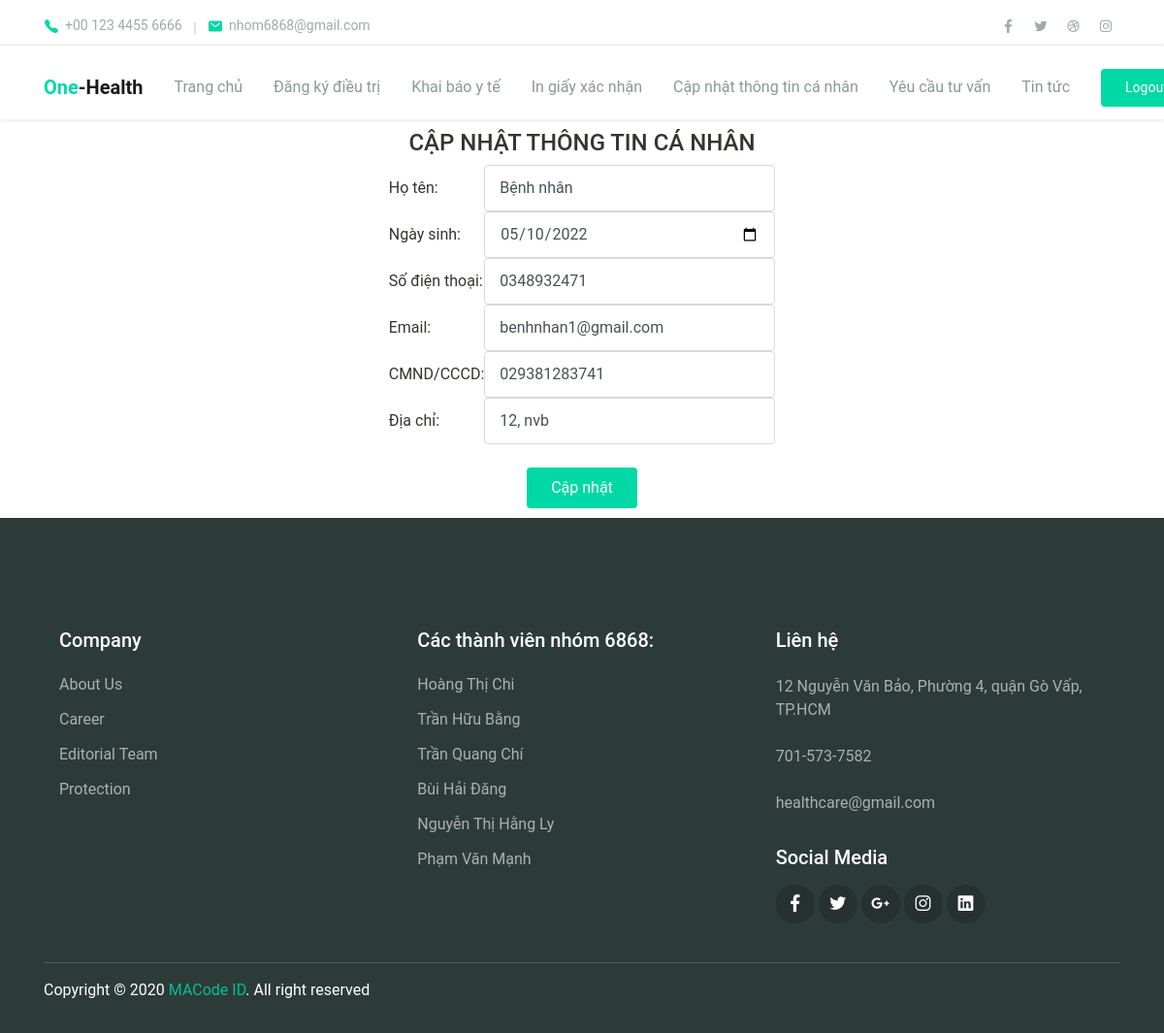
Screenshot of /KTPM/Controller/index.php?act=edit_user (signed in) with the database file from the repository.
### tables this page shows
CREATE TABLE `taikhoan` (
  `MaTaiKhoan` int(11) NOT NULL,
  `TenDangNhap` varchar(50) NOT NULL,
  `MatKhau` varchar(100) NOT NULL,
  `HoTen` varchar(30) DEFAULT NULL,
  `NgaySinh` date DEFAULT NULL,
  `SDT` varchar(15) DEFAULT NULL,
  `Email` varchar(30) NOT NULL,
  `CCCD` varchar(12) DEFAULT NULL,
  `DiaChi` varchar(50) DEFAULT NULL,
  `Role` int(11) NOT NULL,
  `Phuong_BVCongTac` varchar(20) DEFAULT NULL
);

### KTPM/Model/components/Connect.php (called while the page is built, shortened)
<?php
    function connect()
    {
        $servername = "localhost";
        $username = "root";
        $password = "";
        $conn = new PDO("mysql:host=$servername;dbname=covid1", $username, $password,
        array(PDO::MYSQL_ATTR_INIT_COMMAND => "SET NAMES utf8"));
        $conn->setAttribute(PDO::ATTR_ERRMODE, PDO::ERRMODE_EXCEPTION);
        return $conn;
    }
    function getone($sql){
        $conn = connect();
        $stmt = $conn->prepare($sql);
        $stmt->execute();
        $stmt->setFetchMode(PDO::FETCH_ASSOC);
        return $stmt->fetch();
    }
?>

### KTPM/Model/components/Users.php (called while the page is built, shortened)
<?php
function get_user_by_id($user_id)
{
    $sql = "SELECT * FROM taikhoan WHERE MaTaiKhoan = $user_id";
    return getone($sql);
}

### KTPM/view/components/Updateinformation.php (the view)
<center>
<div class="capnhat" style="padding: 10px;">
    <span><h4>CẬP NHẬT THÔNG TIN CÁ NHÂN</h4></span>
    <form action="" method="POST">
        <table>
            <tr>
                <td>Họ tên:</td>
                <td><input type="text" class="form-control" name="name" style="width:300px" value="<?php echo $HoTen?>" required></td>
            </tr>
            <tr>
                <td>Ngày sinh:</td>
                <td><input type="date" class="form-control" name="date" style="width:300px" value="<?php echo $NgaySinh?>" required></td>
            </tr>
            <tr>
                <td>Số điện thoại:</td>
                <td><input type="text" class="form-control" name="tel" style="width:300px" value="<?php echo $SDT?>" required></td>
            </tr>
            <tr>
                <td>Email:</td>
                <td><input type="text" class="form-control"name="email" style="width:300px" value="<?php echo $Mail?>" required></td>
            </tr>
            <tr>
                <td>CMND/CCCD:</td>
                <td><input type="text" class="form-control" name="cccd" style="width:300px" value="<?php echo $CCCD?>" required></td>
            </tr>
            <tr>
                <td>Địa chỉ:</td>
                <td><input type="text" class="form-control" name="address" style="width:300px" value="<?php echo $DiaChi?>" required></td>
            </tr>
        </table></br>
        <input type="submit" value="Cập nhật"  name="btnUpdate" class="btn btn-primary">
    </form>
</div>
</center>

### KTPM/view/Assets/css/theme.css (style rules this page uses)
:root { --primary: #00D9A5; --accent: #FF3D85; --secondary: #4E5AFE; --warning: #EED818; --info: #05B4E1; --danger: #FF4943; --success: #96C93D; --dark: #343531; --light: #F5F9F6; --cs: #596261; --grey: #6E807A; }
body { font-family: "Source Sans Pro", sans-serif; line-height: 1.5; color: #343531; }
.btn-primary { color: #fff; background-color: #00D9A5; border-color: transparent; }
.btn { padding: 8px 24px; }
.form-control { padding: 8px 15px; height: calc(1.5em + 1.375rem + 2px); border-color: #d6dbd9; }

### KTPM/view/Assets/css/Style.css (style rules this page uses)
* { margin:0; padding: 0; box-sizing: border-box; font-family: 'Roboto', sans-serif; }

### rows the page displays
taikhoan: name "Bệnh nhân", date "05/10/2022", tel "0348932471", email "benhnhan1@gmail.com", cccd "029381283741", address "12, nvb"
